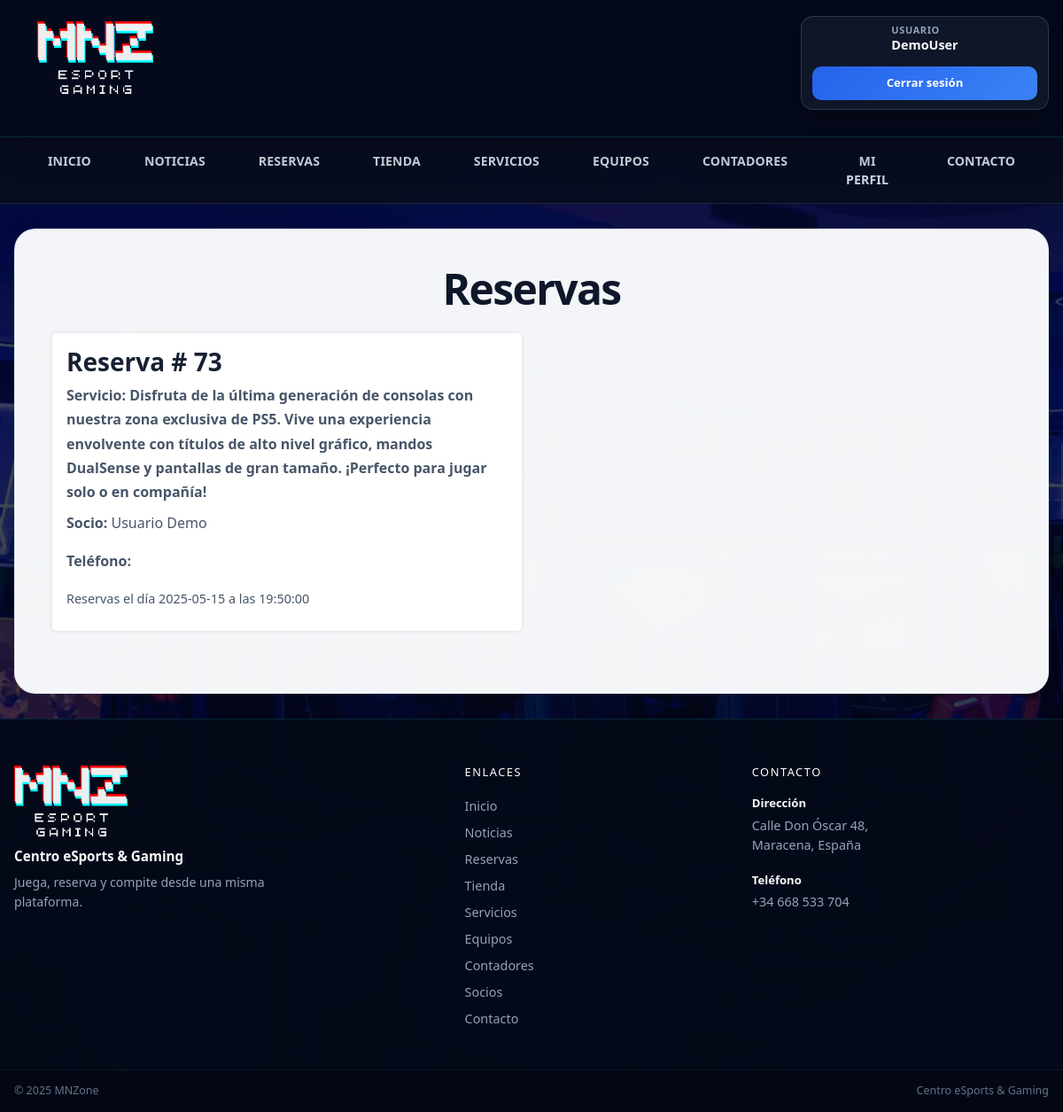
Screenshot of /php/reservas/buscarcita.php (signed in) with the database file from the repository.
### tables this page shows
CREATE TABLE `reservas` (
  `id_reserva` int(11) NOT NULL,
  `codigo_socio` int(11) DEFAULT NULL,
  `codigo_servicio` int(11) DEFAULT NULL,
  `fecha` date DEFAULT NULL,
  `hora` time DEFAULT NULL,
  `estado` tinyint(1) NOT NULL
);

CREATE TABLE `servicio` (
  `codigo_servicio` int(11) NOT NULL,
  `nombre` varchar(255) NOT NULL,
  `descripcion` text DEFAULT NULL,
  `imagen` varchar(255) DEFAULT NULL
);

CREATE TABLE `socio` (
  `id_socio` int(11) NOT NULL,
  `nombre` varchar(100) NOT NULL,
  `edad` int(11) DEFAULT NULL,
  `contrasena` varchar(255) NOT NULL,
  `usuario` varchar(50) NOT NULL,
  `telefono` varchar(15) DEFAULT NULL,
  `foto` varchar(255) DEFAULT NULL,
  `tipo` enum('socio','admin') NOT NULL DEFAULT 'socio'
);

### php/reservas/buscarcita.php (the view, shortened to what this page needs)
<?php
include '../esencial/conexion.php';
?>
<!DOCTYPE html>
<html lang="es">
<head>
    <link rel="stylesheet" href="../../css/styles.css">
    <link rel="stylesheet" href="https://cdn.jsdelivr.net/npm/bootstrap@5.3.3/dist/css/bootstrap.min.css">
</head>
<body>
    <?php include '../esencial/header.php' ?>
    <?php
    $nombre = $_SESSION["nombre"];
    if (isset($_SESSION["nombre"]) && $pagina_actual == "buscarreserva.php" && $_SESSION["tipo"] == "admin") {
        $busqueda = $_POST['busqueda'];
        $query = "SELECT c.id_reserva, s.nombre, s.telefono, ss.descripcion, c.fecha, c.hora
FROM reservas c
INNER JOIN socio s ON c.codigo_socio = s.id_socio
INNER JOIN servicio ss ON c.codigo_servicio = ss.codigo_servicio
WHERE s.nombre LIKE '%$busqueda%' OR ss.descripcion LIKE '%$busqueda%' OR c.fecha LIKE '%$busqueda%' ORDER BY `c`.`id_reserva` ASC";
    } else {
        $query = "SELECT c.id_reserva, s.nombre, s.telefono, ss.descripcion, c.fecha, c.hora
    FROM reservas c
    INNER JOIN socio s ON c.codigo_socio = s.id_socio
    INNER JOIN servicio ss ON c.codigo_servicio = ss.codigo_servicio
    WHERE s.usuario = '$nombre' ORDER BY `c`.`id_reserva` ASC";
    };
    $stmt = $conexion->prepare($query);
    $stmt->execute();
    $stmt->bind_result($codigo_reserva, $nombre, $telefono, $descripcion, $fecha, $hora);
    ?>
    <main>
        <h1 style="font-weight: bold;">Reservas</h1>
        <div class="socio-container">
            <?php
            while ($stmt->fetch()) {
                echo "<div class='reserva-item'>";
                echo "<div class='reserva-content'>";
                echo "<h3 class='reserva-title'>Reserva # $codigo_reserva </h3>";
                echo "<p class='reserva-title'><strong>Servicio:</strong>  $descripcion </p>";
                echo "<p><strong>Socio:</strong>  $nombre </p>";
                echo "<p><strong>Teléfono:</strong> $telefono</p>";
                echo "<p class='reserva-timetable'> Reservas el día  $fecha a las $hora </p>";
                echo "</div>";
                echo "</div>";
            }
            ?>
        </div>
    </main>
</body>
<?php include '../esencial/footer.php';
exit();
?>

### css/styles.css (style rules this page uses)
* { margin: 0; padding: 0; box-sizing: border-box; font-family: system-ui, -apple-system, BlinkMacSystemFont, 'Segoe UI', Roboto, Oxygen, Ubuntu, Cantarell, 'Open Sans', 'Helvetica Neue', sans-serif }
body { background-image: url(../imagenes/fondo.webp); background-size: cover; background-position: center; background-repeat: no-repeat; background-position: center; line-height: 1.6; }
main { background-color: #ffffffde; width: 80%; padding: 5% 5% 5% 5%; border-radius: 10px; padding-bottom: auto; justify-self: center; }
main p { font-size: 1rem; padding: 0.5rem; color: black; border: 0; border-radius: 4px; margin-bottom: 1rem; }
main h1 { text-transform: uppercase; font-weight: bold; font-size: 50px; margin-bottom: 1rem; font-weight: bold; text-align: center; }
p { font-size: 1rem; padding: 0.5rem; color: #155724; border: 1px solid #c3e6cb; border-radius: 4px; margin-bottom: 1rem; }
.socio-container { display: flex; flex-wrap: wrap; gap: 1rem; justify-content: center; margin-top: 2rem; }
:root { --mn-bg: #060914; --mn-bg-soft: #0b1122; --mn-surface: #ffffff; --mn-surface-soft: #f3f6fb; --mn-text: #172033; --mn-muted: #64748b; --mn-primary: #2563eb; --mn-primary-dark: #1d4ed8; --mn-accent: #22d3ee; --mn-danger: #ef4444; --mn-border: #dbe3ef; --mn-radius: 18px; --mn-shadow: 0 14px 40px rgba(8, 15, 35, 0.12); }
html { scroll-behavior: smooth; }
body { min-height: 100vh; color: var(--mn-text); background-color: var(--mn-bg); background-image: linear-gradient(rgba(4, 8, 20, 0.66), rgba(4, 8, 20, 0.78)), url(../imagenes/fondo.webp); background-size: cover; background-position: center top; background-attachment: fixed; background-repeat: no-repeat; }
main { width: min(1180px, calc(100% - 32px)); max-width: none; margin: 28px auto 0; padding: 42px 42px 54px; background: rgba(248, 250, 252, 0.98); color: var(--mn-text); border: 1px solid rgba(226, 232, 240, .8); border-radius: 24px; box-shadow: var(--mn-shadow); overflow: hidden; }
main h1 { color: #0f172a; font-size: clamp(2rem, 4vw, 3.2rem); line-height: 1.05; letter-spacing: -.035em; text-transform: none; margin: 0 0 14px; }
main h3, main h4, main h5, main h6 { color: #172033; }
main p, p { margin-bottom: 1rem; padding: 0; background: transparent; border: 0; border-radius: 0; color: #475569; line-height: 1.7; }
.equipo-container, .socio-container { display: grid; grid-template-columns: repeat(2, minmax(0, 1fr)); gap: 22px; margin-top: 24px; }

### php/reservas/buscarcita.php (style rules this page uses)
.reserva-item { background: #fff; border-radius: 5px; padding: 1rem; margin-bottom: 1rem; box-shadow: 0 0 5px rgba(0, 0, 0, 0.1); }
.reserva-title { font-weight: bold; margin-bottom: 0.5rem; }
.reserva-timetable { font-size: 0.9rem; margin-bottom: 0.5rem; }
.reserva-content { display: flex; flex-direction: column; }

### rows the page displays
reservas: id_reserva "73", servicio.descripcion "Disfruta de la última generación de consolas con nuestra zona exclusiva de PS5. Vive una experiencia envolvente con títulos de alto nivel gráfico, mandos DualSense y pantallas de gran tamaño. ¡Perfecto para jugar solo o en compañía!", socio.nombre "Usuario Demo", fecha "2025-05-15", hora "19:50:00"

### other values shown
$nombre_usuario "DemoUser"
